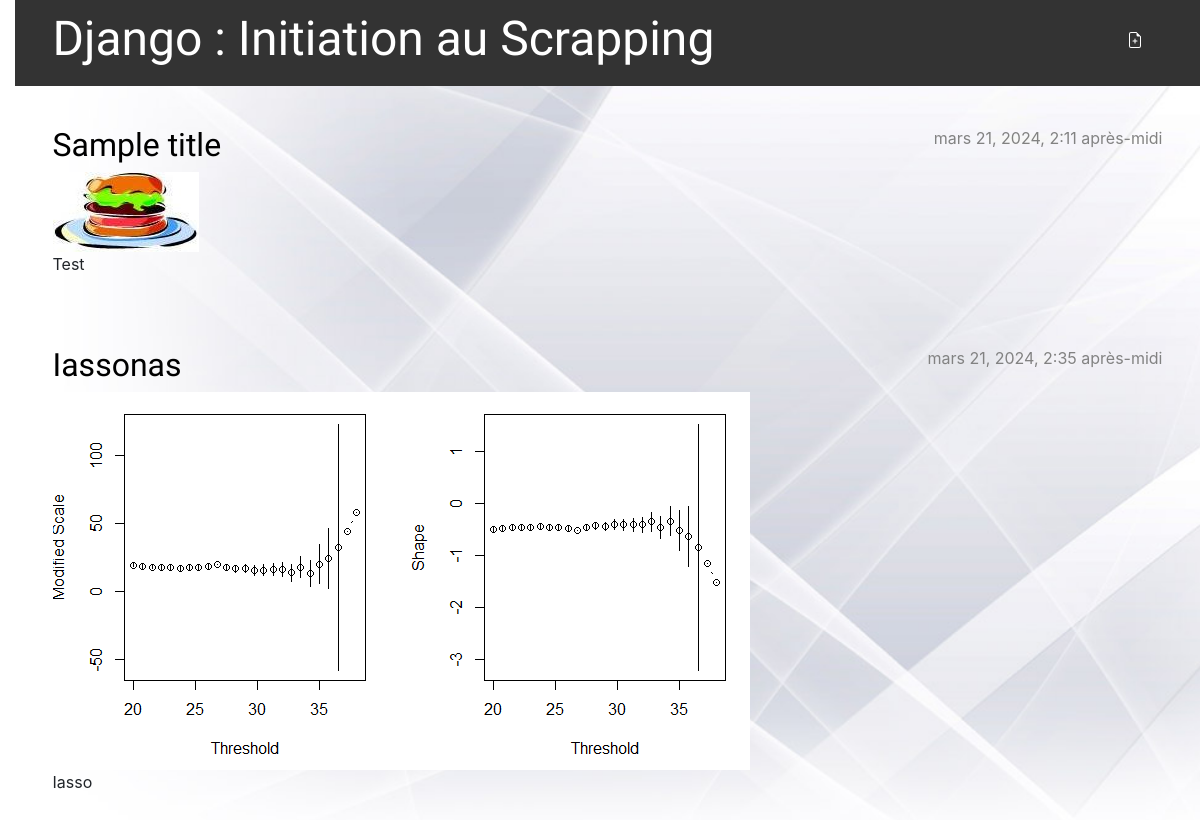
The app's page /, older data.
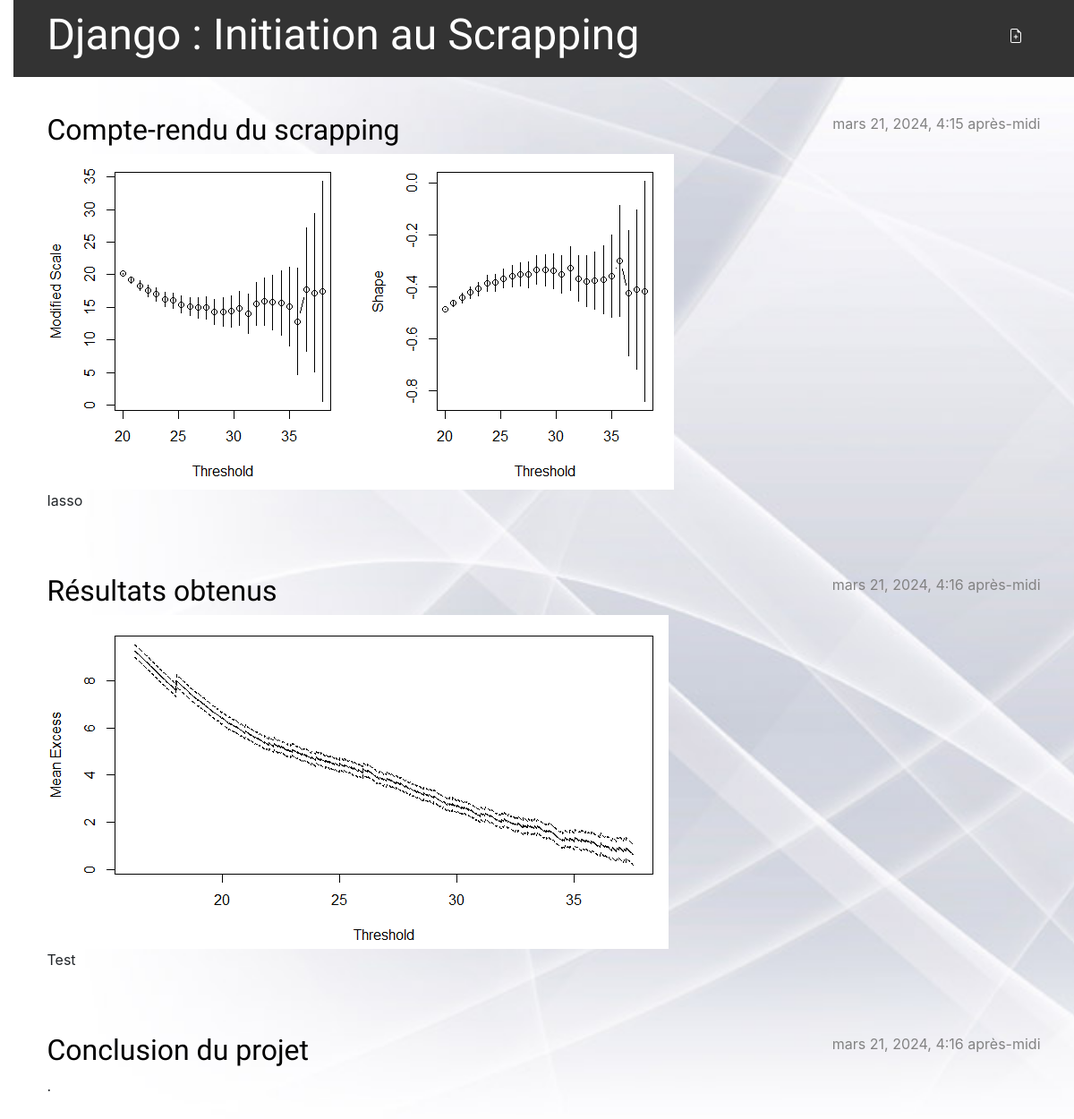
The same page, newer data.
### blog/models.py (models this page shows, shortened)
class Post(models.Model):
    author = models.ForeignKey(settings.AUTH_USER_MODEL, on_delete=models.CASCADE)
    title = models.CharField(max_length=200)
    text = models.TextField()
    image = models.ImageField(upload_to='images/', blank=True, null=True)  # Champ pour les images
    created_date = models.DateTimeField(default=timezone.now)
    published_date = models.DateTimeField(blank=True, null=True)

### blog/views.py (the view)
# urls.py: path('', views.post_list, name='post_list'),
def post_list(request):
    posts = Post.objects.filter(published_date__lte=timezone.now()).order_by('published_date')
    return render(request, 'blog/post_list.html', {'posts': posts})

### blog/templates/blog/post_list.html
{% extends 'blog/base.html' %}
{% block content %}
    {% for post in posts %}
        <article class="post">
            <time class="date">
                {{ post.published_date }}
            </time>
            <h2><a href="{% url 'post_detail' pk=post.pk %}">{{ post.title }}</a></h2>
            {% if post.image %}
                <img src="{{ post.image.url }}" alt="Image">
            {% endif %}
            <p>{{ post.text|linebreaksbr }}</p>
        </article>
    {% endfor %}
{% endblock %}

### blog/templates/blog/base.html (shortened to what this page needs)
{% load static %}
<!DOCTYPE html>
<html>
    <head>
        <link rel="stylesheet" href="https://cdn.jsdelivr.net/npm/bootstrap@4.5.3/dist/css/bootstrap.min.css">
        <link rel="stylesheet" href="{% static 'css/blog.css' %}">
	<body style="background-image: url('{% static 'images/background.jpg' %}');
            background-size: cover;
            background-repeat: no-repeat;">
    </head>
    <body>
        <header class="page-header custom-header"">
            <div class="container">
                <a href="{% url 'post_new' %}" class="top-menu">
                </a>
                <h1><a href="/">Django : Initiation au Scrapping</a></h1>
            </div>
        </header>
        <main class="content container">
            <div class="row">
                <div class="col">
                    {% block content %}
                    {% endblock %}
                </div>
            </div>
        </main>
    </body>
</html>

### blog/static/css/blog.css (style rules this page uses)
h1 a, h2 a { color: #C25100; font-family: 'Lobster'; }
body { padding-left: 15px; }
.page-header { background-color: #C25100; margin-top: 0; margin-bottom: 40px; padding: 20px 20px 20px 40px; }
.page-header h1, .page-header h1 a, .page-header h1 a:visited, .page-header h1 a:active { color: #ffffff; font-size: 36pt; text-decoration: none; }
.custom-header { background-color: #ff0000; color: white; padding: 10px 0; }
h1, h2, h3, h4 { font-family: 'Lobster', cursive; }
.date { color: #828282; }
.top-menu, .top-menu:hover, .top-menu:visited { color: #ffffff; float: right; font-size: 26pt; margin-right: 20px; }
.post { margin-bottom: 70px; }
.post h2 a, .post h2 a:visited { color: #000000; }
.post > .date, .post > .actions { float: right; }

### blog/templates/blog/base.html (style rules this page uses)
.custom-header { background-color: #333333; color: white; padding: 10px 0; }

Row changes from the older to the newer data that the page shows:
changed Post "Iasso": published_date "mars 21, 2024, 2:35 après-midi" → "mars 21, 2024, 4:15 après-midi"; title "Iassonas" → "Compte-rendu du scrapping"; image: a different picture; moves up the list
changed Post "Test": published_date "mars 21, 2024, 2:11 après-midi" → "mars 21, 2024, 4:16 après-midi"; title "Sample title" → "Résultats obtenus"; image: a different picture
added Post: published_date "mars 21, 2024, 4:16 après-midi", title "Conclusion du projet", text "."
